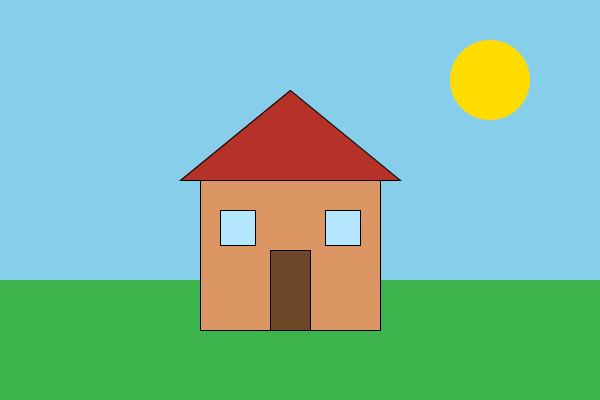
Frame 1 (no input)
Frame 60 (the mouse pressed at the canvas centre just before this capture): identical to frame 1, image omitted
Frame 120 (the mouse held since frame 60 and released just before this capture): identical to frame 1, image omitted

The Processing sketch that drew this single still picture (run headless with seeded random() and noise(); from frame 60 on, the mouse is pressed at the canvas centre):

// Processing sketch: sketch_5
// ── sketch_5.pde
void setup() {
  size(600, 400);
}

void draw() {
  background(255);
  tekenLucht();
  tekenGras();
  tekenZon();
  tekenHuis();
}

void tekenLucht() {
  noStroke();
  fill(135, 206, 235);
  rect(0, 0, width, 280);
}

void tekenGras() {
  noStroke();
  fill(60, 180, 75);
  rect(0, 280, width, 120);
}

void tekenZon() {
  noStroke();
  fill(255, 220, 0);
  ellipse(490, 80, 80, 80);
}

void tekenHuis() {
  stroke(0);

  fill(220, 150, 100);
  rect(200, 180, 180, 150);

  fill(180, 50, 40);
  triangle(180, 180, 290, 90, 400, 180);

  fill(110, 70, 40);
  rect(270, 250, 40, 80);

  fill(180, 230, 255);
  rect(220, 210, 35, 35);
  rect(325, 210, 35, 35);
}
